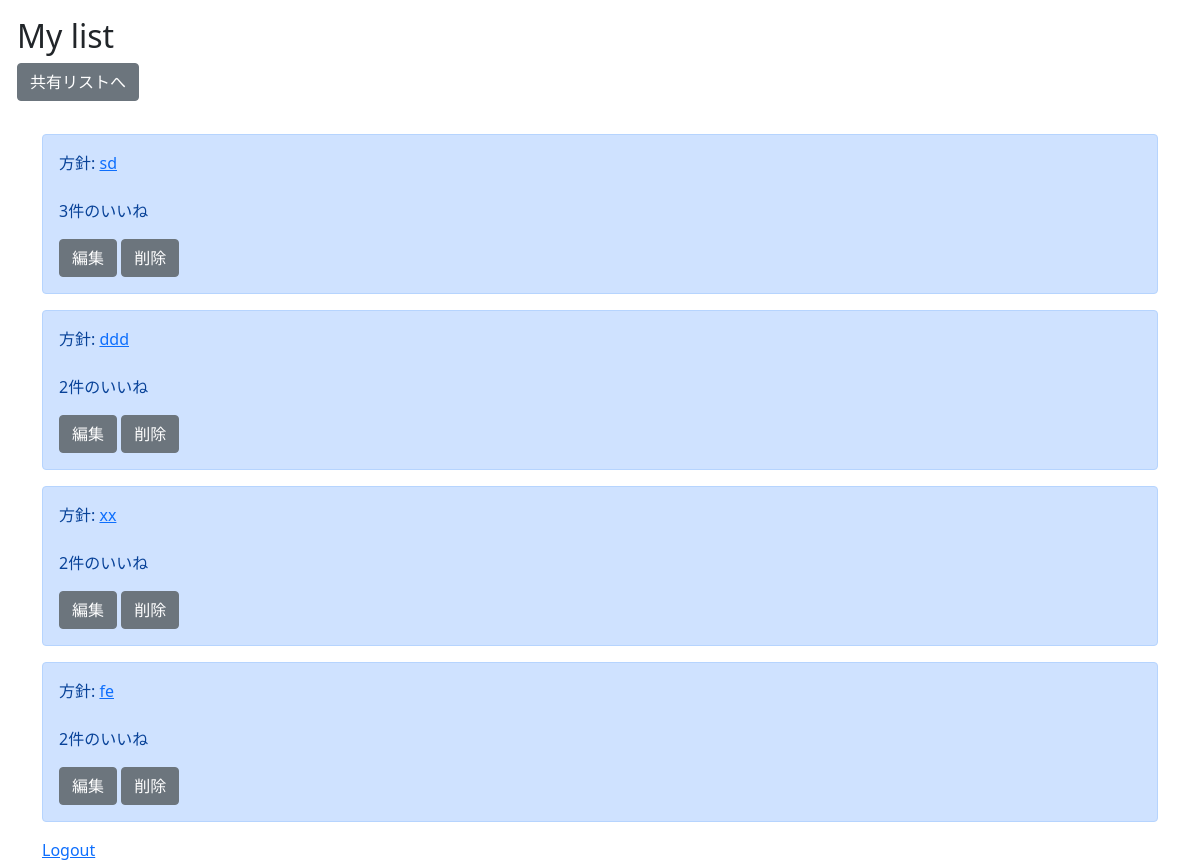
Page /mylist/ (signed in) on the earlier database version.
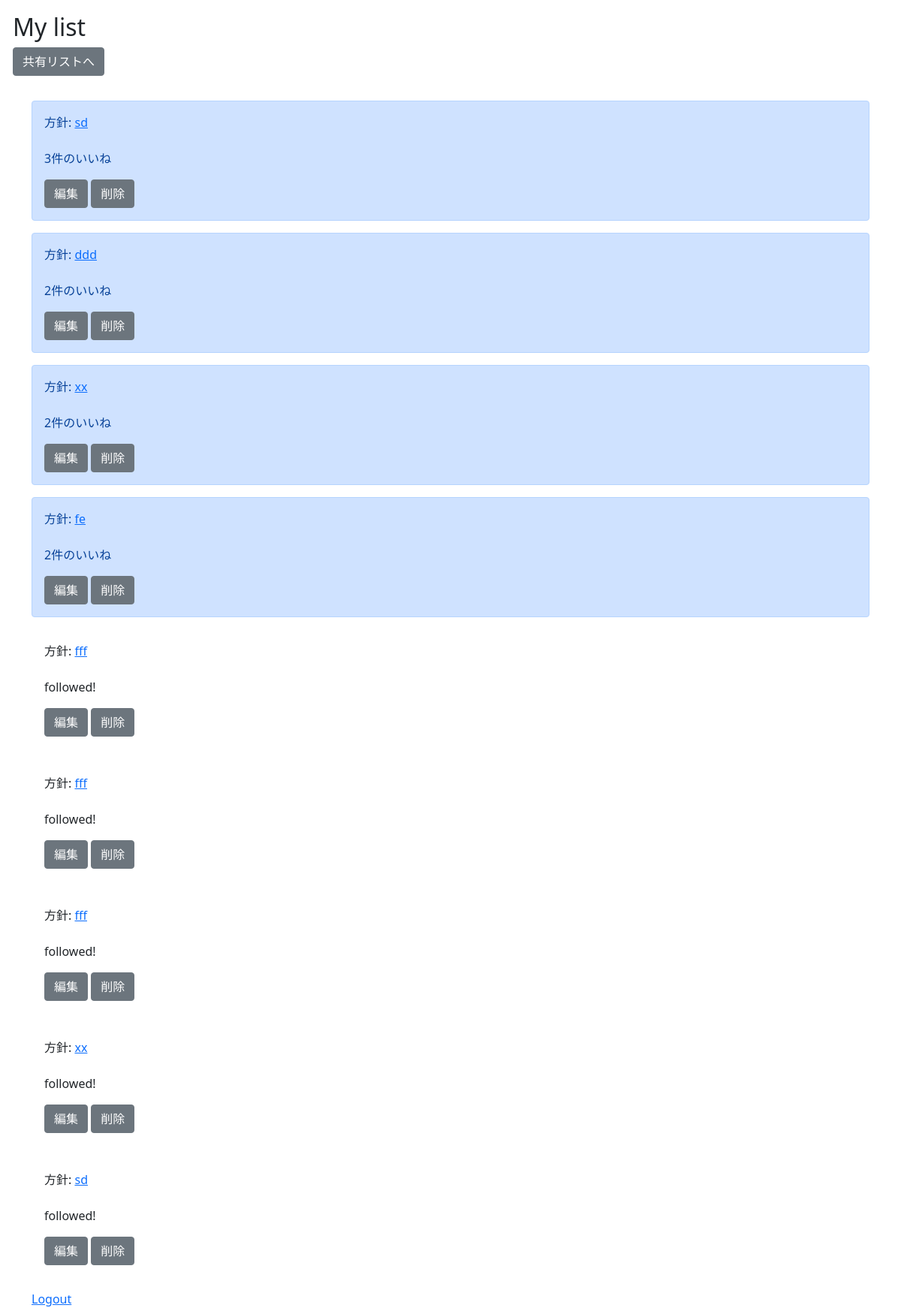
Same page on the later database version.
### boardapp/models.py (models this page shows, shortened)
class BoadModel(models.Model):
    title = models.CharField(max_length=100)
    content = models.TextField()
    contributor = models.CharField(max_length=20)
    good = models.IntegerField(null=True, blank=True, default=1)
    priority = models.CharField(max_length=10, choices=CHOICE)
    follow = models.IntegerField(null=True, blank=True, default=0)

### boardapp/views.py (the view)
# urls.py: path('list/', listfunc, name='list'),
@login_required
def listfunc(request):
    object_list = BoadModel.objects.all()
    if request.path_info == '/list/':
        html = 'list.html'
    else:
        html = 'mylist.html'
    return render(request, html, {'object_list': object_list})

### templates/mylist.html
{% extends 'base.html' %}
{% block header %}
<div class="alert alert-heading" role="alert">
    <h2 class="alert-heading">My list</h2>
    <a class="btn btn-secondary" role="button" href="{% url 'list' %}" >共有リストへ</a>
</div>
{% endblock header %}
{% block content %}
<div class='container'>
    {% for item in object_list %}
        {% if user.username == item.contributor %}
            <div class="alert alert-{{ item.priority }}">
                <div class="mb-3">
                    <label for="exampleFormControlTextarea1" class="form-label">方針:</label>
                    <a href="{% url 'detail' item.pk %}">{{ item.title }}</a>
                </div>
                {% if item.follow != 1 %}
                    <p>{{ item.good }}件のいいね</p>
                {% else %}
                    <p>followed!</p>
                {% endif %}
                <a class="btn btn-secondary" role="button" href="{%  url 'update' item.pk %}" >編集</a>
                <a class="btn btn-secondary" role="button" href="{% url 'delete' item.pk %}" >削除</a>
            </div>
        {% endif %}
    {% endfor %}
    <a href="{% url 'logout' %}" role="button">Logout</a>
</div>
{% endblock content %}

### templates/base.html (shortened to what this page needs)
<!doctype html>
<html lang="en">
  <head>
    <link href="https://cdn.jsdelivr.net/npm/bootstrap@5.1.3/dist/css/bootstrap.min.css" rel="stylesheet">
  </head>
    {% block header %}
    {% endblock header %}
    {% block content %}
    {% endblock content %}
</html>

Differences in the rows shown:
added BoadModel: title "fff", follow "followed!"
added BoadModel: title "fff", follow "followed!"
added BoadModel: title "fff", follow "followed!"
added BoadModel: title "xx", follow "followed!"
added BoadModel: title "sd", follow "followed!"
